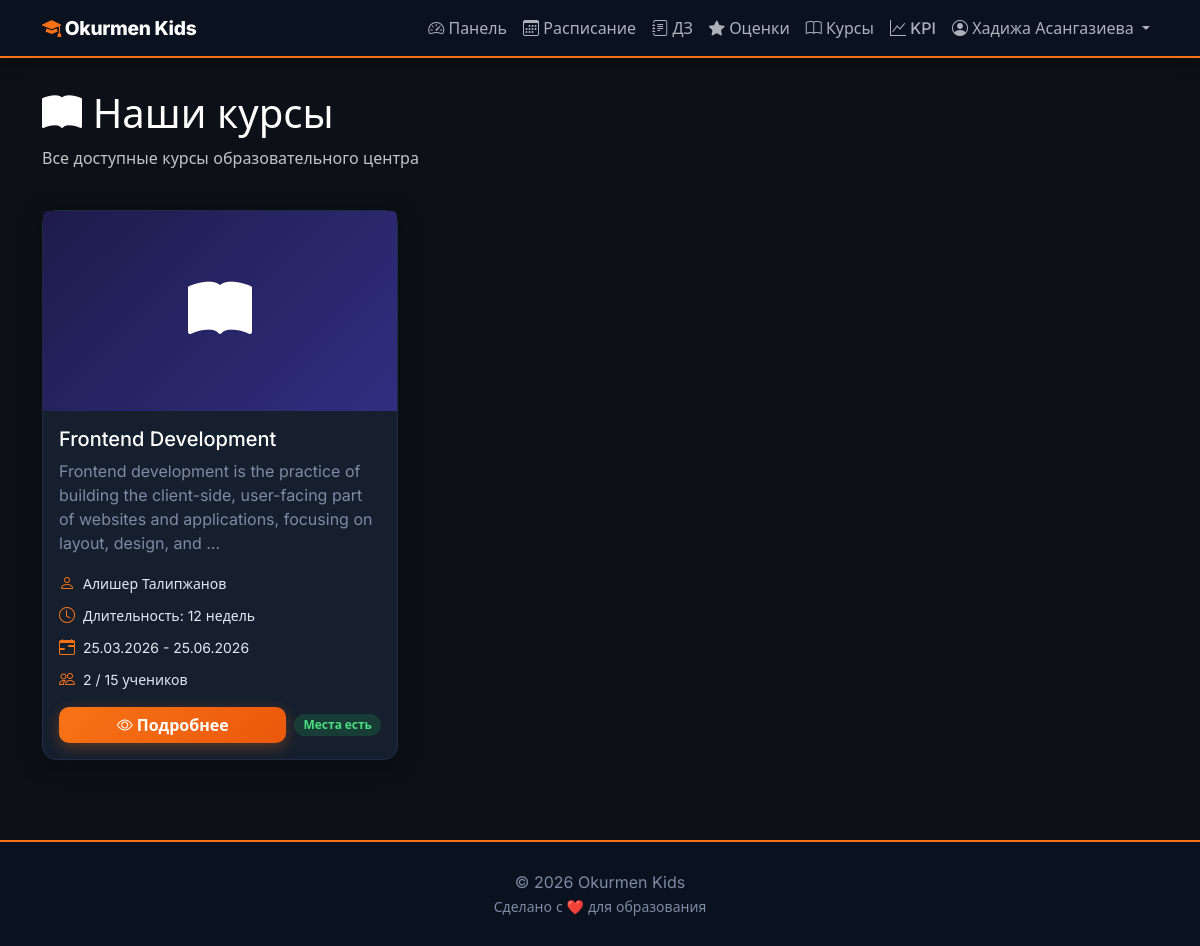
The page /courses/ (signed in) on the database as committed earlier.
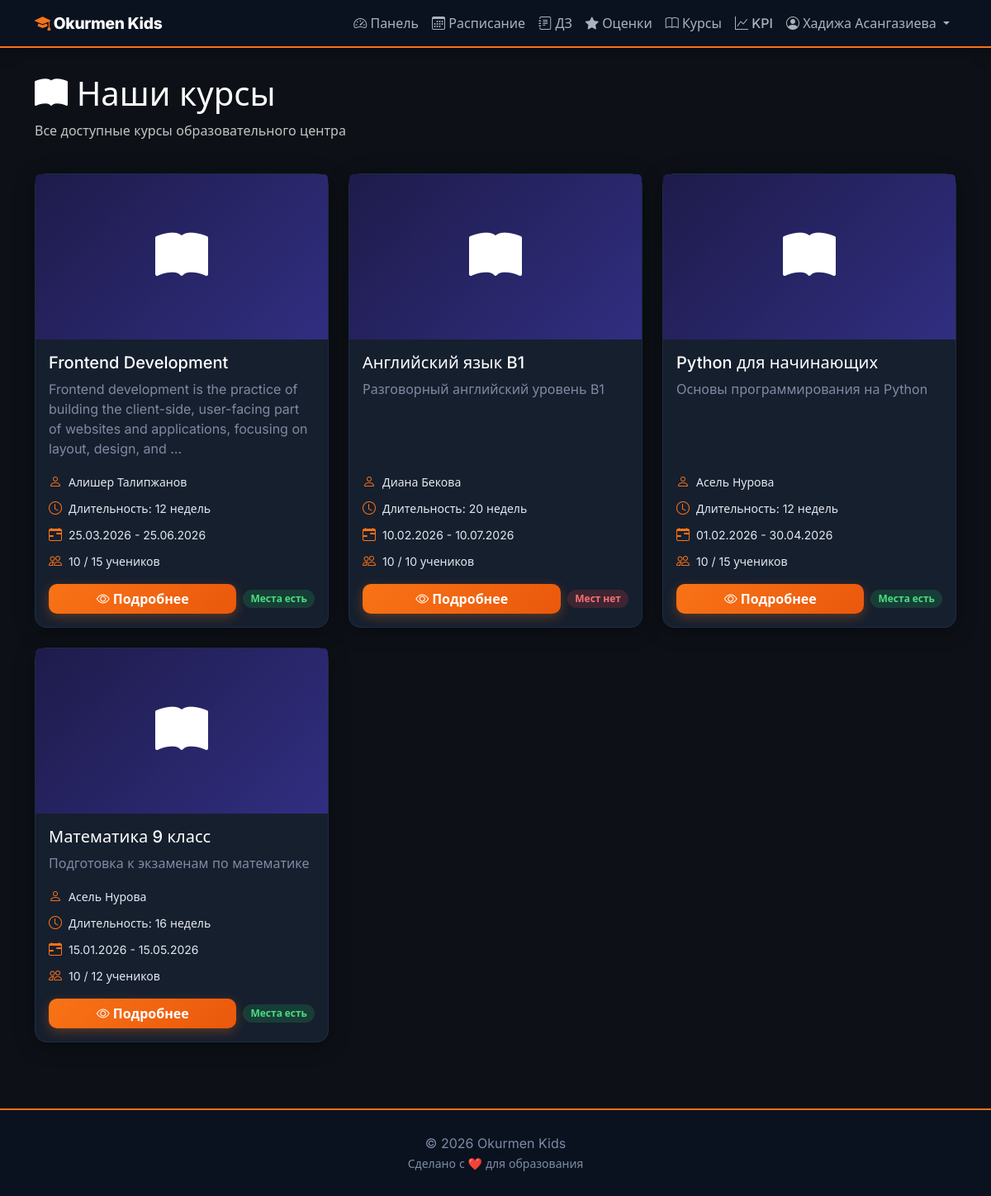
The same page on the database as committed later.
### education/models/user.py (models this page shows, shortened)
class User(AbstractUser):
    ROLE_CHOICES = (
        ('admin', 'Администратор'),
        ('mentor', 'Ментор'),
        ('parent', 'Родитель'),
        ('student', 'Ученик'),
    )
    role = models.CharField(max_length=10, choices=ROLE_CHOICES, default='parent')
    phone = models.CharField(max_length=20, blank=True)
    avatar = models.ImageField(upload_to='avatars/', blank=True, null=True)
    date_of_birth = models.DateField(blank=True, null=True)
    address = models.TextField(blank=True)

### education/models/course.py (models this page shows, shortened)
class Course(models.Model):
    name = models.CharField(max_length=200)
    description = models.TextField()
    icon = models.ImageField(upload_to='course_icons/', blank=True, null=True, verbose_name='Иконка курса')
    cover_image = models.ImageField(upload_to='course_covers/', blank=True, null=True, verbose_name='Обложка курса')
    mentor = models.ForeignKey(Mentor, on_delete=models.SET_NULL, null=True, related_name='courses')
    duration_weeks = models.IntegerField()
    max_students = models.IntegerField(default=15)
    start_date = models.DateField()
    end_date = models.DateField()
    is_active = models.BooleanField(default=True)
    created_at = models.DateTimeField(auto_now_add=True)
    class Meta:
        verbose_name = 'Курс'
        verbose_name_plural = 'Курсы'
        ordering = ['-start_date']

### education/models/mentor.py (models this page shows, shortened)
class Mentor(models.Model):
    user = models.OneToOneField(User, on_delete=models.CASCADE, related_name='mentor_profile')
    photo = models.ImageField(upload_to='mentors/', blank=True, null=True, verbose_name='Фото ментора')
    specialization = models.CharField(max_length=200)
    bio = models.TextField(blank=True)
    experience_years = models.IntegerField(default=0)
    education = models.TextField(blank=True)
    hire_date = models.DateField(default=timezone.now)
    class Meta:
        verbose_name = 'Ментор'
        verbose_name_plural = 'Менторы'

### education/views.py (the view)
# urls.py: path('courses/', views.course_list, name='course_list'),
@login_required
def course_list(request):
    courses = Course.objects.filter(is_active=True).select_related('mentor')
    return render(request, 'course_list.html', {'courses': courses})

### education/context_processors.py (called while the page is built, shortened)
def notifications(request):
    if not request.user.is_authenticated:
        return {}
    if request.user.role not in ('admin', 'mentor'):
        return {}

### education/templates/course_list.html (shortened to what this page needs)
{% extends 'base.html' %}
{% block content %}
<div class="row">
    <div class="col-12 mb-4">
        <h1 class="text-white">
            <i class="bi bi-book-fill"></i> Наши курсы
        </h1>
        <p class="text-white opacity-75">Все доступные курсы образовательного центра</p>
    </div>
</div>
<div class="row g-4">
    {% if courses %}
        {% for course in courses %}
            <div class="col-md-6 col-lg-4">
                <div class="card h-100">
                    {% if course.cover_image %}
                        <img src="{{ course.cover_image.url }}" class="card-img-top cover-200" alt="{{ course.name }}">
                    {% elif course.icon %}
                        <img src="{{ course.icon.url }}" class="card-img-top cover-200" alt="{{ course.name }}">
                    {% else %}
                        <div class="card-img-top d-flex align-items-center justify-content-center bg-grad-purple h-200">
                            <i class="bi bi-book-fill text-white icon-4x"></i>
                        </div>
                    {% endif %}
                    <div class="card-body d-flex flex-column">
                        <h5 class="card-title">{{ course.name }}</h5>
                        <p class="card-text text-muted flex-grow-1">
                            {{ course.description|truncatewords:20 }}
                        </p>
                        <div class="mb-3">
                            <div class="d-flex align-items-center mb-2">
                                <i class="bi bi-person text-primary me-2"></i>
                                <small>{{ course.mentor.user.get_full_name }}</small>
                            </div>
                            <div class="d-flex align-items-center mb-2">
                                <i class="bi bi-clock text-primary me-2"></i>
                                <small>Длительность: {{ course.duration_weeks }} недель</small>
                            </div>
                            <div class="d-flex align-items-center mb-2">
                                <i class="bi bi-calendar-range text-primary me-2"></i>
                                <small>{{ course.start_date|date:"d.m.Y" }} - {{ course.end_date|date:"d.m.Y" }}</small>
                            </div>
                            <div class="d-flex align-items-center">
                                <i class="bi bi-people text-primary me-2"></i>
                                <small>{{ course.enrollments.count }} / {{ course.max_students }} учеников</small>
                            </div>
                        </div>
                        <div class="d-flex gap-2">
                            <a href="{% url 'course_detail' course.id %}" class="btn btn-primary flex-grow-1">
                                <i class="bi bi-eye"></i> Подробнее
                            </a>
                            {% if course.enrollments.count < course.max_students %}
                                <span class="badge bg-success align-self-center">Места есть</span>
                            {% else %}
                                <span class="badge bg-danger align-self-center">Мест нет</span>
                            {% endif %}
                        </div>
                    </div>
                </div>
            </div>
        {% endfor %}
    {% endif %}
</div>
{% endblock %}

### education/templates/base.html (shortened to what this page needs)
<!DOCTYPE html>
{% load static %}
<html lang="ru">
<head>
    <link href="https://cdn.jsdelivr.net/npm/bootstrap@5.3.0/dist/css/bootstrap.min.css" rel="stylesheet">
    <link rel="stylesheet" href="https://cdn.jsdelivr.net/npm/bootstrap-icons@1.10.0/font/bootstrap-icons.css">
    <link rel="stylesheet" href="{% static 'css/theme.css' %}">
</head>
<body>
<nav class="navbar navbar-expand-lg sticky-top">
    <div class="container">
        <a class="navbar-brand" href="{% url 'home' %}">
            <i class="bi bi-mortarboard-fill"></i> Okurmen Kids
        </a>
        <div class="collapse navbar-collapse" id="navbarNav">
            <ul class="navbar-nav ms-auto">
                {% if user.is_authenticated %}
                    <li class="nav-item">
                        <a class="nav-link" href="{% url 'dashboard' %}">
                            <i class="bi bi-speedometer2"></i> Панель
                        </a>
                    </li>
                    <li class="nav-item">
                        <a class="nav-link" href="{% url 'schedule' %}">
                            <i class="bi bi-calendar3"></i> Расписание
                        </a>
                    </li>
                    <li class="nav-item">
                        <a class="nav-link" href="{% url 'homework_list' %}">
                            <i class="bi bi-journal-text"></i> ДЗ
                        </a>
                    </li>
                    <li class="nav-item">
                        <a class="nav-link" href="{% url 'grades' %}">
                            <i class="bi bi-star-fill"></i> Оценки
                        </a>
                    </li>
                    <li class="nav-item">
                        <a class="nav-link" href="{% url 'course_list' %}">
                            <i class="bi bi-book"></i> Курсы
                        </a>
                    </li>
                    {% if user.role == 'student' or user.role == 'parent' %}
                    <li class="nav-item">
                        <a class="nav-link" href="{% url 'student_kpi' %}">
                            <i class="bi bi-graph-up"></i> KPI
                        </a>
                    </li>
                    {% elif user.role == 'mentor' %}
                    <li class="nav-item">
                        <a class="nav-link" href="{% url 'mentor_kpi' %}">
                            <i class="bi bi-graph-up-arrow"></i> KPI
                        </a>
                    </li>
                    {% elif user.role == 'admin' %}
                    <li class="nav-item">
                        <a class="nav-link" href="{% url 'admin_kpi' %}">
                            <i class="bi bi-speedometer2"></i> KPI
                        </a>
                    </li>
                    {% endif %}
                    <li class="nav-item dropdown">
                        <a class="nav-link dropdown-toggle" href="#" data-bs-toggle="dropdown">
                            <i class="bi bi-person-circle"></i> {{ user.get_full_name }}
                        </a>
                    </li>
                {% endif %}
            </ul>
        </div>
    </div>
</nav>
<main class="main-content">
    <div class="container">
        {% block content %}{% endblock %}
    </div>
</main>
<footer class="footer text-center">
    <div class="container">
        <p class="mb-0">&copy; 2026 Okurmen Kids</p>
        <small>Сделано с ❤️ для образования</small>
    </div>
</footer>
</body>
</html>

### static/css/theme.css (style rules this page uses)
:root { --ok-bg: #0d1117; --ok-surface: #161f2e; --ok-surface-2: #1e2d45; --ok-nav: #0a1220; --ok-primary: #0d2461; --ok-accent: #f97316; --ok-accent-dark: #ea580c; --ok-accent-soft: rgba(249,115,22,.12); --ok-text: #e2e8f0; --ok-muted: #7e8ba3; --ok-white: #ffffff; --ok-border: #1e2d45; --ok-border-2:#263850; --ok-success: #22c55e; --ok-warning: #f59e0b; --ok-danger: #ef4444; --ok-info: #38bdf8; --ok-radius: 14px; --ok-radius-sm: 10px; --ok-shadow: 0 4px 24px rgba(0,0,0,.40); --ok-shadow-lg: 0 12px 48px rgba(0,0,0,.55); }
.text-primary { color: var(--ok-accent) !important; }
.text-muted { color: var(--ok-muted) !important; }
.text-white { color: var(--ok-white) !important; }
*, *::before, *::after { box-sizing: border-box; }
body { font-family: 'Inter', ui-sans-serif, system-ui, -apple-system, Segoe UI, Roboto, Helvetica, Arial, "Apple Color Emoji", "Segoe UI Emoji"; color: var(--ok-text); background: var(--ok-bg); -webkit-font-smoothing: antialiased; -moz-osx-font-smoothing: grayscale; }
.container, .container-fluid { padding-left: 12px; padding-right: 12px; }
a { color: var(--ok-accent); }
.navbar { background: var(--ok-nav) !important; box-shadow: 0 2px 16px rgba(0,0,0,.5); border-bottom: 2px solid var(--ok-accent); }
.navbar .navbar-brand { font-weight: 800; font-size: 1.2rem; color: var(--ok-white) !important; letter-spacing: -.3px; }
.navbar .navbar-brand i { color: var(--ok-accent); }
.navbar .nav-link { color: rgba(226,232,240,.75) !important; font-weight: 500; transition: color .2s; }
.card { background: var(--ok-surface); border: 1px solid var(--ok-border); border-radius: var(--ok-radius); box-shadow: var(--ok-shadow); color: var(--ok-text); transition: box-shadow .25s ease, transform .25s ease; }
.card-body { color: var(--ok-text); }
.card-title { color: var(--ok-white); }
.card-text { color: var(--ok-muted); }
.bg-grad-purple { background: linear-gradient(135deg, #1e1b4b 0%, #312e81 100%); }
.btn { border-radius: var(--ok-radius-sm); font-weight: 600; transition: all .2s; }
.btn-primary { background: linear-gradient(135deg, var(--ok-accent) 0%, var(--ok-accent-dark) 100%); border: none; color: var(--ok-white); box-shadow: 0 4px 14px rgba(249,115,22,.30); }
.badge { border-radius: 999px; padding: .45em .75em; font-weight: 700; font-size: .75rem; }
.badge.bg-success { background: rgba(34,197,94,.18) !important; color: #4ade80; }
.badge.bg-danger { background: rgba(239,68,68,.18) !important; color: #f87171; }
.footer { background: var(--ok-nav); color: var(--ok-muted); padding: 1.75rem 0; margin-top: 3rem; border-top: 2px solid var(--ok-accent); }
.main-content { padding: 2rem 0; min-height: calc(100vh - 180px); }
.icon-4x { font-size: 4rem !important; }
.h-200 { height: 200px; }

Rows that differ between the two databases and show on the page:
computed for Course "Frontend Development": enrollments.count "2" → "10"
added Course: name "Английский язык B1", description "Разговорный английский уровень B1", mentor.user.get_full_name "Диана Бекова", duration_weeks "20", start_date "10.02.2026", end_date "10.07.2026", enrollments.count "10", max_students "10", shows "Мест нет"
added Course: name "Python для начинающих", description "Основы программирования на Python", mentor.user.get_full_name "Асель Нурова", duration_weeks "12", start_date "01.02.2026", end_date "30.04.2026", enrollments.count "10", max_students "15", shows "Места есть"
added Course: name "Математика 9 класс", description "Подготовка к экзаменам по математике", mentor.user.get_full_name "Асель Нурова", duration_weeks "16", start_date "15.01.2026", end_date "15.05.2026", enrollments.count "10", max_students "12", shows "Места есть"
